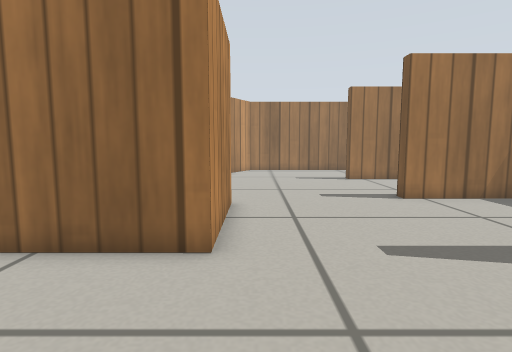
[1] (above)

16 first-person views from a walk through a Gazebo world. The camera is 0.39 m above the floor, tilts 6° down and sees 80° across. The floor is counted in squares, 0.2 m on a side. Each view is taken from the middle of a square. On the plan, view 1 faces up. The plan holds only what a view shows up to about 17 squares ahead; the rest is blank. Simple patterns stand in for the simulator's built-in surfaces.

[2]
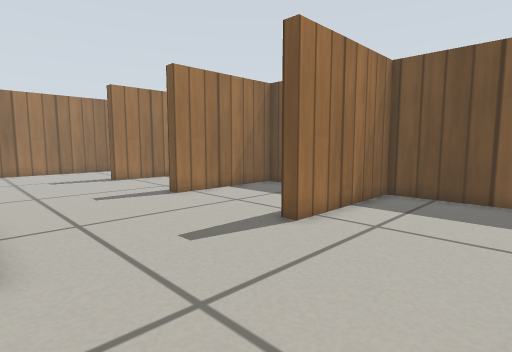

[3]
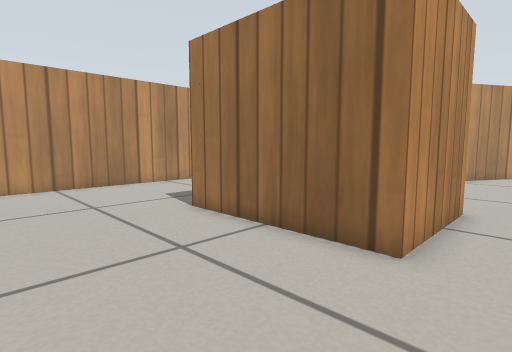

[4]
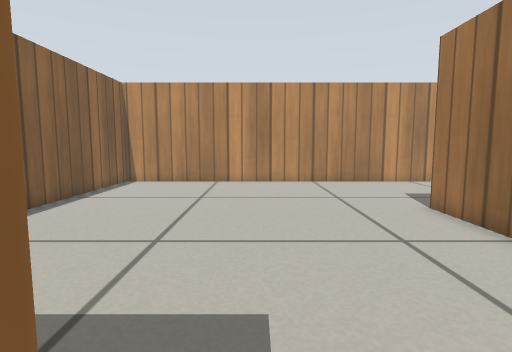

[5]
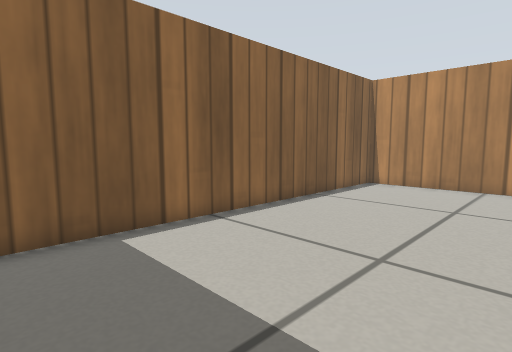

[6]
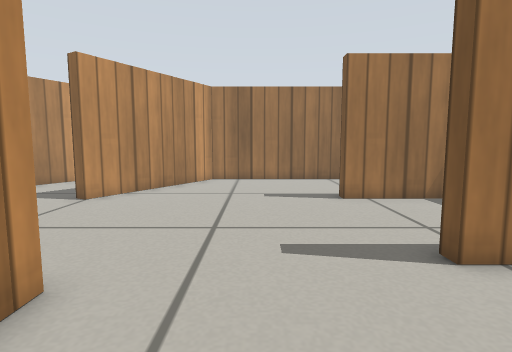

[7]
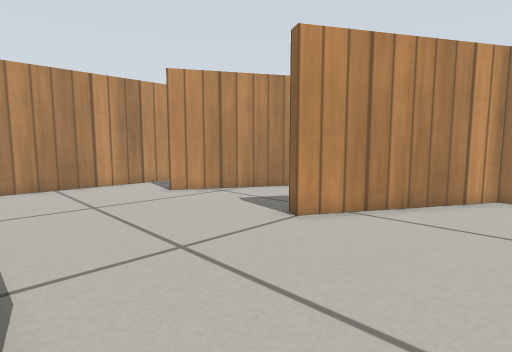

[8]
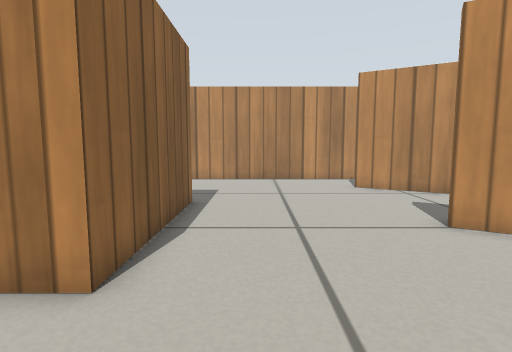

[9]
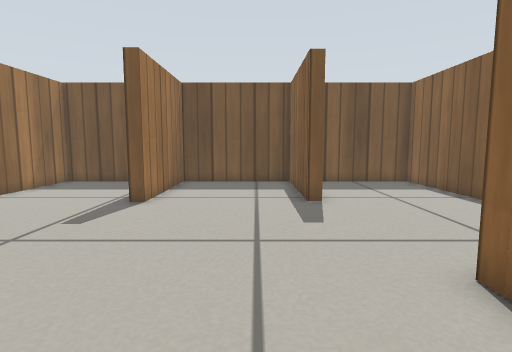

[10]
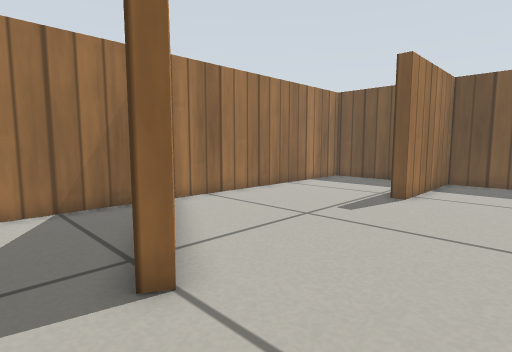

[11]
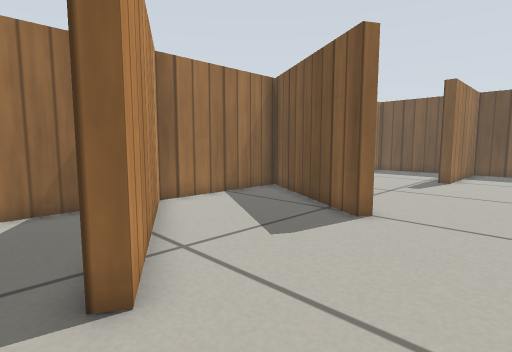

[12]
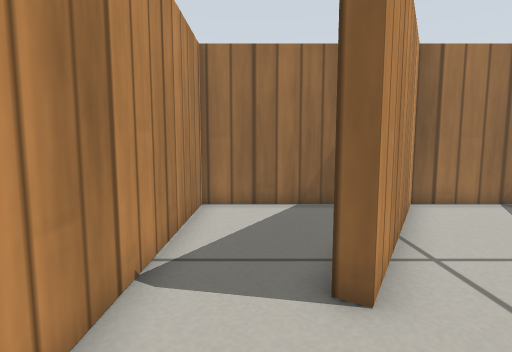

[13]
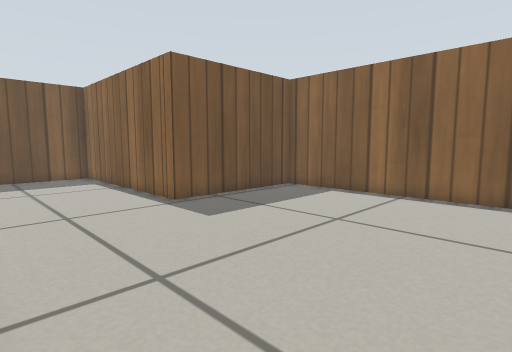

[14]
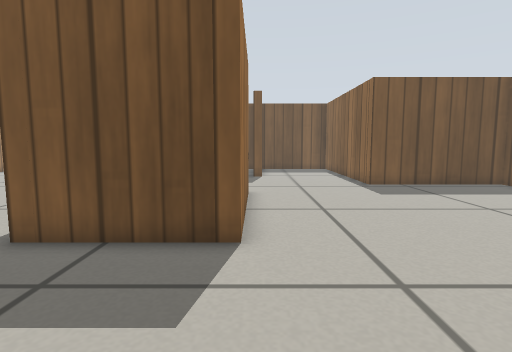

[15]
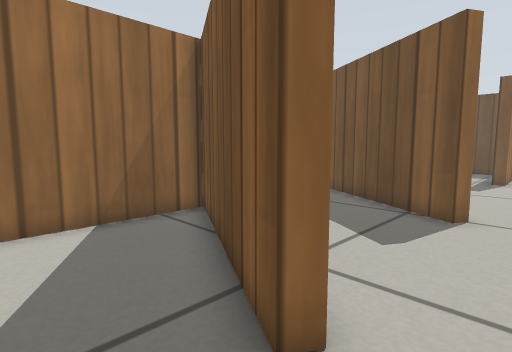

[16]
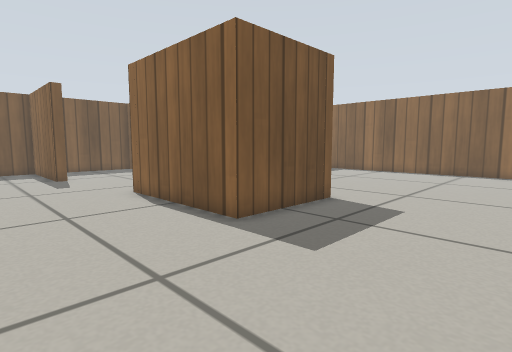

### Floor plan
Points are (right, up) in squares from view 1. A wall is a line through its corners. A room is listed if a view was taken in it or the views show most of it. See-through windows are left out.
Room 1 (views 1, 2, 3, 4, 5, 6, 7, 8, 9, 10, 11, 12, 13, 14, 15, 16)
walls: (-0.8, 9.9) (-0.8, 5.3) (-7.2, 5.3) (-7.2, 9.9) (-0.8, 9.9); (5.3, 4.6) (5.3, 5.1) (10.8, 5.1) (10.8, 10.7) (5.3, 10.7) (5.3, 11.2) (10.8, 11.2) (10.8, 16.7) (5, 16.7); (5.3, 16.6) (5.3, 17.2); (-13.7, 15.5) (-13.7, -6.7) (1.5, -6.7) (1.5, -0.4) (10.8, -0.4) (10.8, 4.6) (5, 4.6); (10.8, 19.4) (10.8, 22.7) (-0.4, 22.7) (-4, 16.5) (-4.4, 16.8) (-1, 22.7) (-7, 22.7) (-10.6, 16.4) (-11, 16.7)
ways out: opening at (-12.5, 16.5) to room 2
Room 2 (no view inside)
walls: (-11, 16.7) (-7.5, 22.7) (-13.7, 22.7) (-13.7, 15.5)
ways out: opening at (-12.5, 16.5) to room 1

Positions as (right, up) in squares from view 1, and headings:
1: (0, 0), facing up
2: (-1, 0), facing up-right
3: (1, 0), facing up-left
4: (2, 0), facing left
5: (1, 0), facing down-left
6: (2, 6), facing up
7: (1, 10), facing up-left
8: (3, 12), facing left
9: (-5, 13), facing right
10: (-6, 13), facing up-right
11: (-12, 13), facing up-right
12: (-12, 13), facing up
13: (-8, 5), facing down-right
14: (-13, 5), facing right
15: (-13, 15), facing up-right
16: (-13, 15), facing down-right
